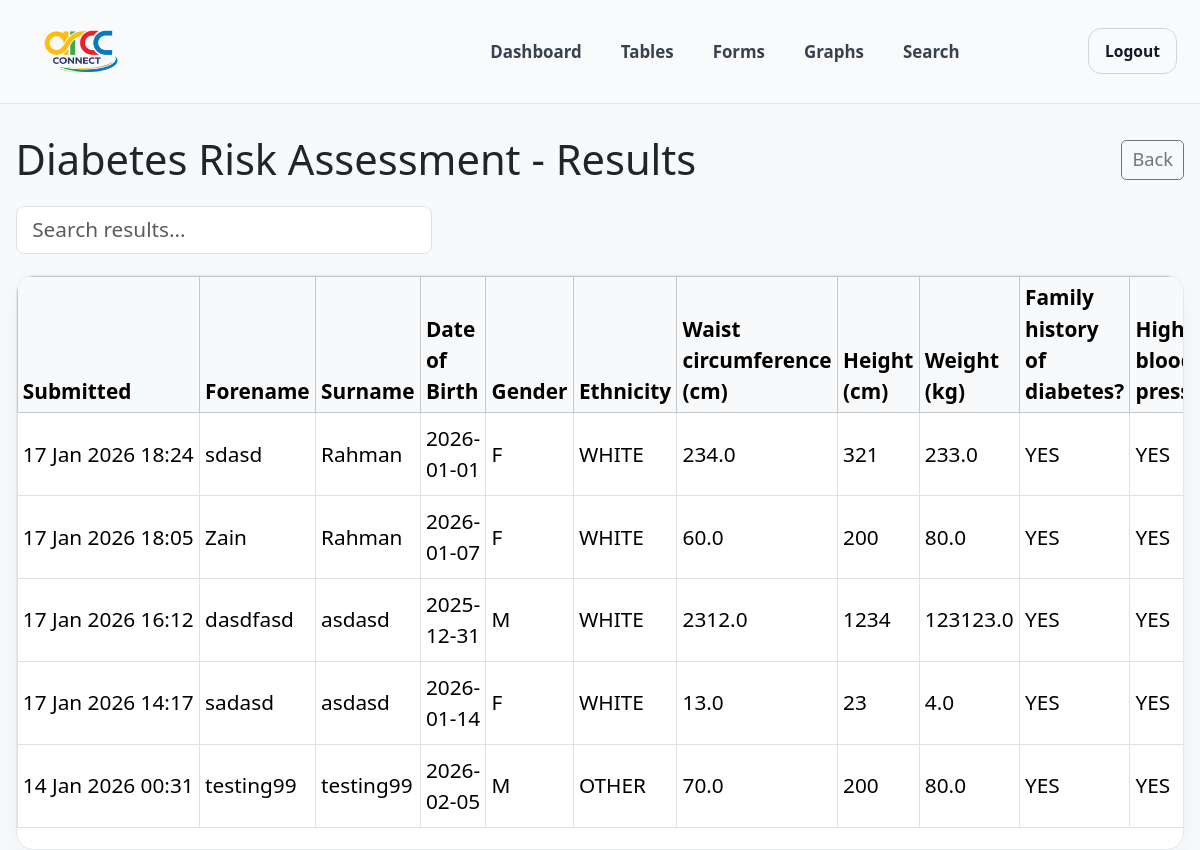
The page /forms/8/results/ (signed in) on the database its author committed.
### forms_builder/models.py (models this page shows, shortened)
class FormDefinition(models.Model):
    name = models.CharField(max_length=200)
    description = models.TextField(blank=True)
    order = models.PositiveIntegerField(default=0)
    created_by = models.ForeignKey(
        settings.AUTH_USER_MODEL,
        on_delete=models.SET_NULL,
        null=True,
        blank=True
    )
    created_at = models.DateTimeField(auto_now_add=True)

class FormField(models.Model):
    TEXT = "text"
    NUMBER = "number"
    DECIMAL = "decimal"
    DATE = "date"
    CHOICE = "choice"
    FIELD_TYPES = [
        (TEXT, "Text"),
        (NUMBER, "Number"),
        (DECIMAL, "Decimal"),
        (DATE, "Date"),
        (CHOICE, "Choice"),
    ]
    form = models.ForeignKey(FormDefinition, on_delete=models.CASCADE, related_name="fields")
    key = models.SlugField(max_length=50, help_text="Unique key like: bmi, diastolic, postcode")
    label = models.CharField(max_length=120)
    field_type = models.CharField(max_length=20, choices=FIELD_TYPES, default=TEXT)
    required = models.BooleanField(default=False)
    choices_text = models.TextField(blank=True, help_text="For Choice type: one option per line")
    order = models.PositiveIntegerField(default=0)
    class Meta:
        unique_together = [("form", "key")]
        ordering = ["order", "id"]

class FormSubmission(models.Model):
    form = models.ForeignKey(FormDefinition, on_delete=models.CASCADE, related_name="submissions")
    submitted_by = models.ForeignKey(
        settings.AUTH_USER_MODEL,
        on_delete=models.PROTECT,
        related_name="form_submissions"
    )
    submitted_at = models.DateTimeField(auto_now_add=True)
    answers = models.JSONField(default=dict)
    forename = models.CharField(max_length=120, blank=True, default="")
    surname = models.CharField(max_length=120, blank=True, default="")
    postcode = models.CharField(max_length=20, blank=True, default="")
    date_of_birth = models.DateField(null=True, blank=True)
    class Meta:
        ordering = ["-submitted_at"]

### forms_builder/views.py (the view, shortened to what this page needs)
# urls.py: path("forms/<int:pk>/results/", form_results, name="form_results"),
@login_required
def form_results(request, pk: int):
    if not can_manage_forms(request.user):
        raise Http404()
    form_def = get_object_or_404(FormDefinition, pk=pk)
    fields = FormField.objects.filter(form=form_def).order_by("order", "id")
    qs = FormSubmission.objects.filter(form=form_def).order_by("-submitted_at")
    q = (request.GET.get("q") or "").strip()
    submissions = list(qs[:800])
    column_keys = [f.key for f in fields]
    column_labels = [f.label for f in fields]
    rows = [{"sub": s, "answers": s.answers} for s in submissions]
    return render(request, "forms_builder/form_results.html", {
        "form_def": form_def,
        "q": q,
        "column_keys": column_keys,
        "column_labels": column_labels,
        "rows": rows,
    })

### accounts/utils.py (called while the page is built)
def get_role(user) -> str | None:
    return getattr(user, "role", None)

def is_volunteer(user) -> bool:
    return get_role(user) == "VOLUNTEER"

def can_manage_forms(user) -> bool:
    return user.is_authenticated and not is_volunteer(user)

### forms_builder/templatetags/forms_extras.py (called while the page is built)
@register.filter
def get_item(d, key):
    if not d:
        return ""
    return d.get(key, "")

### templates/forms_builder/form_results.html (shortened to what this page needs)
{% extends "base.html" %}
{% load forms_extras %}
{% block content %}
<div class="d-flex justify-content-between align-items-center mb-3">
  <h2 class="m-0">{{ form_def.name }} - Results</h2>
  <a class="btn btn-outline-secondary btn-sm" href="{% url 'forms_page' %}">Back</a>
</div>
<form method="get" class="mb-3" style="max-width:320px;">
  <input class="form-control" type="text" name="q" value="{{ q }}" placeholder="Search results...">
</form>
<div class="table-wrapper fx-in">
  <table class="table table-sm table-bordered align-middle">
    <thead class="table-light">
      <tr>
        <th>Submitted</th>
        {% for lbl in column_labels %}
          <th>{{ lbl }}</th>
        {% endfor %}
      </tr>
    </thead>
    <tbody>
      {% for row in rows %}
        <tr>
          <td style="white-space:nowrap;">{{ row.sub.submitted_at|date:"d M Y H:i" }}</td>
          {% for k in column_keys %}
            <td>{{ row.answers|get_item:k }}</td>
          {% endfor %}
        </tr>
      {% empty %}
        <tr><td colspan="{{ column_keys|length|add:1 }}">No submissions yet.</td></tr>
      {% endfor %}
    </tbody>
  </table>
</div>
{% endblock %}

### static/css/app.css (style rules this page uses)
html { zoom: 130% }
.fx-in { opacity: 0; transform: translateY(10px); animation: fxIn 420ms ease forwards; }
.fx-in-delay-1 { animation-delay: 80ms; }
.fx-in-delay-2 { animation-delay: 160ms; }
.fx-in-delay-3 { animation-delay: 240ms; }
.table-wrapper { background: #ffffff; border-radius: 14px; border: 1px solid #e5e7eb; overflow: hidden; box-shadow: 0 6px 20px rgba(0,0,0,0.04); }

### rows shown on the page
FormDefinition: name "Diabetes Risk Assessment"
FormField: column_labels "Forename"
FormField: column_labels "Surname"
FormField: column_labels "Date of Birth"
FormField: column_labels "Gender"
FormField: column_labels "Ethnicity"
FormField: column_labels "Waist circumference (cm)"
FormField: column_labels "Height (cm)"
FormField: column_labels "Weight (kg)"
FormField: column_labels "Family history of diabetes?"
FormField: column_labels "High…"
FormSubmission: sub.submitted_at "17 Jan 2026 18:24", answers|get_item "sdasd" "Rahman" "2026-01-01" "F" "WHITE" "234.0" "321" "233.0" "YES" "YES"
FormSubmission: sub.submitted_at "17 Jan 2026 18:05", answers|get_item "Zain" "Rahman" "2026-01-07" "F" "WHITE" "60.0" "200" "80.0" "YES" "YES"
FormSubmission: sub.submitted_at "17 Jan 2026 16:12", answers|get_item "dasdfasd" "asdasd" "2025-12-31" "M" "WHITE" "2312.0" "1234" "123123.0" "YES" "YES"
FormSubmission: sub.submitted_at "17 Jan 2026 14:17", answers|get_item "sadasd" "asdasd" "2026-01-14" "F" "WHITE" "13.0" "23" "4.0" "YES" "YES"
FormSubmission: sub.submitted_at "14 Jan 2026 00:31", answers|get_item "testing99" "testing99" "2026-02-05" "M" "OTHER" "70.0" "200" "80.0" "YES" "YES"
